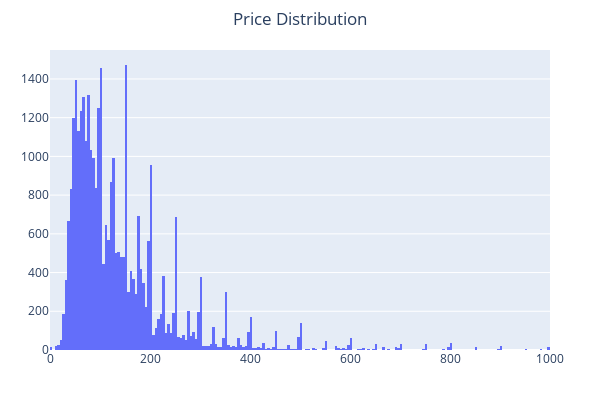

Notebook code cell kept with this figure:
### Code cell
fig = go.Figure()

fig.add_trace(go.Histogram(x=df['price']))
fig.update_layout(title=dict(text='Price Distribution', x=0.5),
                  xaxis = dict(range=(0,1000)),
                  height = 400, width = 600,
                  margin=dict(l=50, r=50, t=50, b=50))
fig.write_image('price_dist.png', scale = 4)
fig.show()

### Figure 1 — Plotly figure (JSON) as saved in the notebook; plotly's stock layout.template omitted (floating-point values rounded to 4 significant figures; data arrays with more than 128 entries replaced by an {"elided": "..."} marker saying what was removed)
{"data": [{"type": "histogram", "x": {"elided": "33538 int values"}}], "layout": {"height": 400, "margin": {"b": 50, "l": 50, "r": 50, "t": 50}, "title": {"text": "Price Distribution", "x": 0.5}, "width": 600, "xaxis": {"range": [0, 1000]}}}
